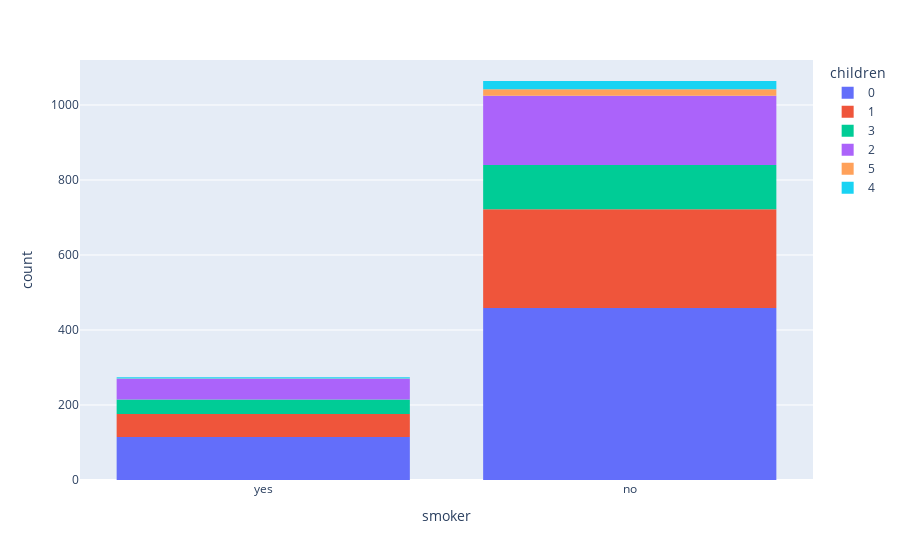

Here is the notebook cell this chart was saved with:
### Code cell
fig = px.histogram(medical_df, x='smoker', color='children')
fig.show()

### Figure 1 — Plotly figure (JSON) as saved in the notebook; plotly's stock layout.template omitted (floating-point values rounded to 4 significant figures; data arrays with more than 128 entries replaced by an {"elided": "..."} marker saying what was removed)
{"data": [{"bingroup": "x", "hovertemplate": "children=0<br>smoker=%{x}<br>count=%{y}<extra></extra>", "legendgroup": "0", "marker": {"color": "#636efa", "pattern": {"shape": ""}}, "name": "0", "orientation": "v", "showlegend": true, "type": "histogram", "x": {"elided": "574 str values"}, "xaxis": "x", "yaxis": "y"}, {"bingroup": "x", "hovertemplate": "children=1<br>smoker=%{x}<br>count=%{y}<extra></extra>", "legendgroup": "1", "marker": {"color": "#EF553B", "pattern": {"shape": ""}}, "name": "1", "orientation": "v", "showlegend": true, "type": "histogram", "x": {"elided": "324 str values"}, "xaxis": "x", "yaxis": "y"}, {"bingroup": "x", "hovertemplate": "children=3<br>smoker=%{x}<br>count=%{y}<extra></extra>", "legendgroup": "3", "marker": {"color": "#00cc96", "pattern": {"shape": ""}}, "name": "3", "orientation": "v", "showlegend": true, "type": "histogram", "x": {"elided": "157 str values"}, "xaxis": "x", "yaxis": "y"}, {"bingroup": "x", "hovertemplate": "children=2<br>smoker=%{x}<br>count=%{y}<extra></extra>", "legendgroup": "2", "marker": {"color": "#ab63fa", "pattern": {"shape": ""}}, "name": "2", "orientation": "v", "showlegend": true, "type": "histogram", "x": {"elided": "240 str values"}, "xaxis": "x", "yaxis": "y"}, {"bingroup": "x", "hovertemplate": "children=5<br>smoker=%{x}<br>count=%{y}<extra></extra>", "legendgroup": "5", "marker": {"color": "#FFA15A", "pattern": {"shape": ""}}, "name": "5", "orientation": "v", "showlegend": true, "type": "histogram", "x": ["no", "no", "no", "no", "no", "no", "no", "no", "no", "no", "no", "no", "no", "yes", "no", "no", "no", "no"], "xaxis": "x", "yaxis": "y"}, {"bingroup": "x", "hovertemplate": "children=4<br>smoker=%{x}<br>count=%{y}<extra></extra>", "legendgroup": "4", "marker": {"color": "#19d3f3", "pattern": {"shape": ""}}, "name": "4", "orientation": "v", "showlegend": true, "type": "histogram", "x": ["no", "no", "no", "no", "no", "no", "no", "no", "no", "yes", "yes", "no", "no", "no", "no", "no", "no", "no", "no", "no", "no", "no", "no", "yes", "no"], "xaxis": "x", "yaxis": "y"}], "layout": {"barmode": "relative", "legend": {"title": {"text": "children"}, "tracegroupgap": 0}, "margin": {"t": 60}, "xaxis": {"anchor": "y", "domain": [0, 1], "title": {"text": "smoker"}}, "yaxis": {"anchor": "x", "domain": [0, 1], "title": {"text": "count"}}}}
